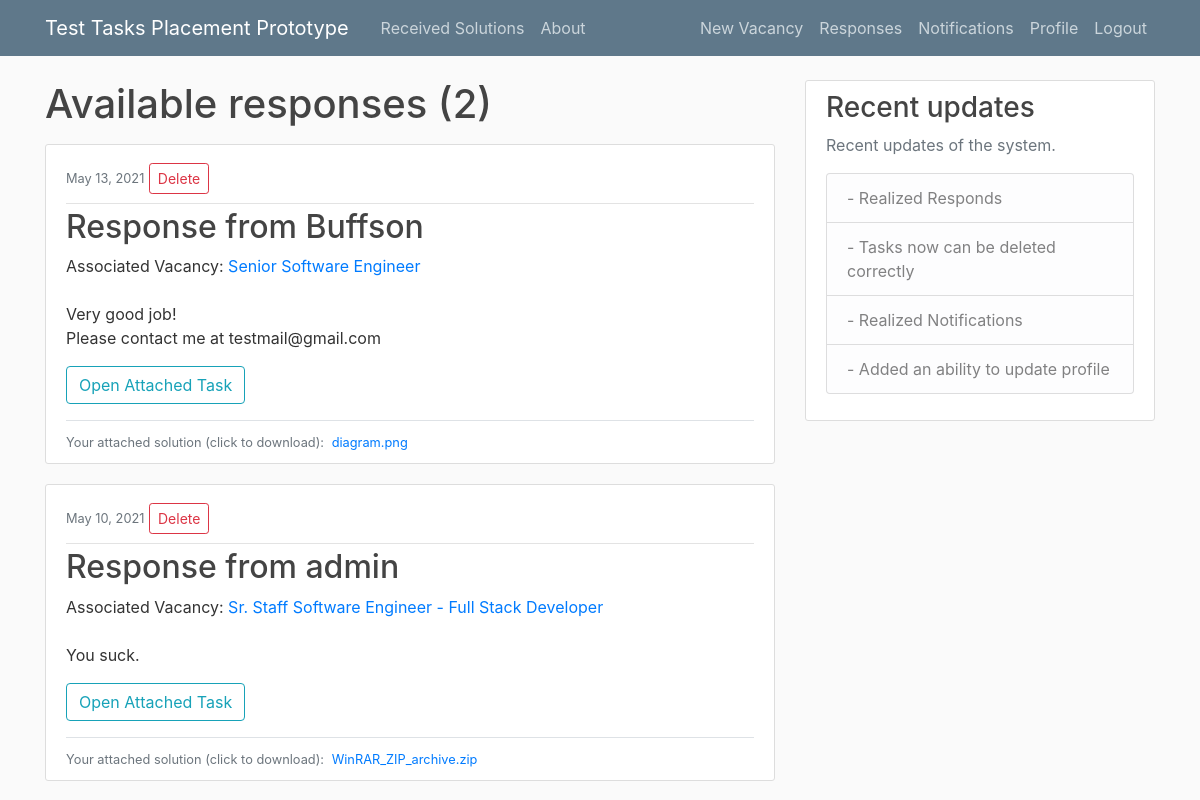
Screenshot of /received_responses/ (signed in) with the database file from the repository.
### test_app/models.py (models this page shows, shortened)
class Response(models.Model):
    author = models.ForeignKey(User, on_delete=models.CASCADE)
    receiver = models.CharField(max_length=100)
    associated_solution = models.ForeignKey(Solution, on_delete=models.CASCADE, default=0)
    content = models.TextField()
    date_created = models.DateTimeField(default=timezone.now)

class Solution(models.Model):
    author = models.ForeignKey(User, on_delete=models.CASCADE)
    receiver = models.CharField(max_length=100)
    associated_vacancy = models.ForeignKey(Vacancy, on_delete=models.CASCADE, default=0)
    file = models.FileField(upload_to='solutions', default=0)
    responded = models.BooleanField(default=False)
    date_uploaded = models.DateTimeField(default=timezone.now)
    def filename(self):
        return os.path.basename(self.file.name)

class Vacancy(models.Model):
    title = models.CharField(max_length=100)
    content = models.TextField()
    date_posted = models.DateTimeField(default=timezone.now)
    author = models.ForeignKey(User, on_delete=models.CASCADE)
    task = models.FileField(upload_to='attached_tasks', default='NULL')

### test_app/views.py (the view)
# urls.py: path('received_responses/', ResponseListView.as_view(), name='received-responses'),
class ResponseListView(LoginRequiredMixin, ListView):
    model = Response
    template_name = 'test_app/received_responses.html'
    context_object_name = 'responses'
    paginate_by = 3
    def get_queryset(self):
        return Response.objects.filter(receiver=self.request.user).order_by('-date_created')

### test_app/templates/test_app/received_responses.html (shortened to what this page needs)
{% extends "test_app/base.html" %}
{% block content %}
    {% if page_obj.paginator.count == 0 %}
    <h1 class="mb-3">No Responses Yet!</h1>
        <p>All the responses for your uploaded solutions will be shown here!</p>
        <p>Maybe the checking process is taking too long... <a href="{% url 'home' %}">Back to the home screen.</a></p>
    {% else %}
    <h1 class="mb-3">Available responses ({{ page_obj.paginator.count }})</h1>
    {% endif %}
    {% for response in responses %}
        <article class="media content-section">
            <div class="media-body">
                <div class="article-metadata">
                    <small class="text-muted">{{ response.date_created|date:"F d, Y" }}</small>
                    <a class="btn btn-outline-danger btn-sm mt-2 mb-2" href="{% url 'response-delete' response.id %}">Delete</a>
                </div>
                <h2><a class="article-title">Response from {{ response.author }}</a></h2>
                <p class="article-content">Associated Vacancy: <a class="ml-0" href="{% url 'vacancy-detail' response.associated_solution.associated_vacancy.id %}">{{ response.associated_solution.associated_vacancy.title }}</a>
                {{ response.content }}</p>
                <a href="{{ response.associated_solution.file.url }}" target="_blank">
                    <button class="btn btn-outline-info" type="button">Open Attached Task</button>
                </a>
                <div class="border-top pt-2">
                        <small class="text-muted">
                            Your attached solution (click to download): <a class="ml-1" href="{{ response.associated_solution.file.url }}" download="">{{ response.associated_solution.filename }}</a>
                        </small>
                </div>
            </div>
        </article>
    {% endfor %}
{% endblock content %}

### test_app/static/test_app/main.css (style rules this page uses)
body { background: #fafafa; color: #333333; margin-top: 5rem; }
h1, h2, h3, h4, h5, h6 { color: #444444; }
.content-section { background: #ffffff; padding: 10px 20px; border: 1px solid #dddddd; border-radius: 3px; margin-bottom: 20px; }
.article-title { color: #444444; }
.article-content { white-space: pre-line; }
.article-metadata { padding-bottom: 1px; margin-bottom: 4px; border-bottom: 1px solid #e3e3e3 }

### rows the page displays
Response: date_created "May 13, 2021", author "Buffson", associated_solution.associated_vacancy "Senior Software Engineer", content "Very good job! Please contact me at testmail@gmail.com", associated_solution.filename "diagram.png"
Response: date_created "May 10, 2021", author "admin", associated_solution.associated_vacancy "Sr. Staff Software Engineer - Full Stack Developer", content "You suck.", associated_solution.filename "WinRAR_ZIP_archive.zip"

### other values shown
{{ page_obj.paginator.count }} "2"
